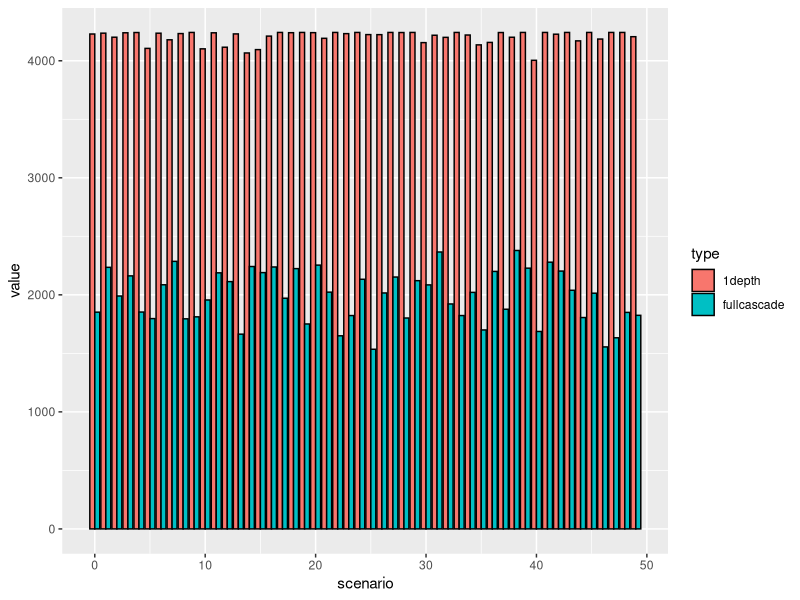

Here is the R script that generated this plot: (Note: this script raises an error after producing the figure.)
# In - depth analysis of 1depth approximation results
# Used to compare the scenarios and show the solution versus the equivalent solution of the heuristic
# I chose a specific instance, dump#35 (one depth approx) and dump#3 (heuristic upper bound)

library(tidyverse)

setwd("c:/Users/Adi Sarid/Documents/GitHub/grid_robust_opt/analysis/in-depth-analysis dump35,dump3/")

# read the original grid
grid_coords <- read_csv("coordinates.csv")
original_grid <- read_csv("grid_edges.csv") %>%
  left_join(grid_coords %>% rename(x_start = x, y_start = y), by = c("node1" = "label")) %>%
  left_join(grid_coords %>% rename(x_end = x, y_end = y), by = c("node2" = "label"))


# read the solution of the heuristic
heuristic_solution <- read_csv("grid_edges_heuristic_solution.csv")

# read the solution of the one depth approximation
one_depth_sol <- read_csv("13-08-2018 04-37-50-20822.785 - -35.0-temp_sol.csv")
one_depth_supply <- read_csv("13-08-2018 04-37-50-20822.785 - supply.csv")

# compare the supply of 1depth and full cascade per scenario
one_depth_supply_tbl <- one_depth_supply %>%
  spread(type, value) %>%
  mutate(percent_full = fullcascade/`1depth`)

ggplot(one_depth_supply, aes(fill = type, y = value, x = scenario)) + 
  geom_bar(color = "black", stat = "identity", position = "dodge")

# visualize the different solutions using a mathematical graph
# The original
original_plot <- ggplot(original_grid, aes(x = x_start, y = y_start, xend = x_end, yend = y_end)) + 
  geom_segment(linetype = "dashed") + 
  geom_point(data = grid_coords, aes(x, y), inherit.aes = F) + 
  geom_label(data = grid_coords, aes(label = label, x, y), inherit.aes = F)

# The one-depth solution
one_depth_concentrate <- one_depth_sol %>%
  filter(str_detect(name, "X|c")) %>%
  filter(str_detect(name, "_j")) %>% 
  mutate(var_type = case_when(str_detect(name, "X") ~ "X",
                              str_detect(name, "c") ~ "C")) %>%
  mutate(name = str_replace_all(name, "X_i|c|_i", "")) %>%
  separate(name, into = c("edge_i", "edge_j"), sep = fixed("_j")) %>%
  mutate(min_i = if_else(edge_i<edge_j, edge_i, edge_j),
         max_j = if_else(edge_i<edge_j, edge_j, edge_i)) %>%
  select(-edge_i,-edge_j) %>%
  mutate(edge_i = as.numeric(min_i),
         edge_j = as.numeric(max_j)) %>%
  filter(value > 0) %>%
  left_join(grid_coords %>% rename(x_start = x, y_start = y), by = c("edge_i" = "label")) %>%
  left_join(grid_coords %>% rename(x_end = x, y_end = y), by = c("edge_j" = "label")) %>%
  spread(var_type, value) %>%
  mutate(upgrade_type = case_when(is.na(X) ~ "upgrade existing",
                                  is.na(C) ~ "establish",
                                  !is.na(X) & !is.na(C) ~ "establish and upgrade"))

one_depth_plot <- original_plot + 
  geom_segment(data = one_depth_concentrate %>% 
                 add_row(x_start = 0.5, y_start = 0.5, 
                         x_end = 0.5, y_end = 0.5,
                         upgrade_type = "establish"), 
               aes(x = x_start, y = y_start,
                   xend = x_end, yend = y_end, color = upgrade_type))

budget_used <- one_depth_concentrate %>%
  mutate(tot_cost = case_when(upgrade_type == "upgrade existing" ~ 3.52, 
                              upgrade_type == "establish" ~ 10,
                              upgrade_type == "establish and upgrade" ~ 13.52))
sum(budget_used$tot_cost)  # Budget is almost fully utilized


# The heuristic solution - ***IMPORTANT*** old capacity is factored by 0.7 this is for dump#3
load_capacity_factor <- 0.7
heuristic_solution %>% 
  mutate(new_capacity = capacity) %>%
  full_join(original_grid %>% 
              rename(edge_i = node1, 
                     edge_j = node2) %>%
              mutate(old_capacity = capacity*load_capacity_factor)) %>% View()

            